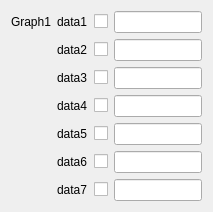
     <widget class="QWidget" name="layoutWidget">
      <property name="geometry">
       <rect>
        <x>580</x>
        <y>30</y>
        <width>213</width>
        <height>199</height>
       </rect>
      </property>
      <layout class="QGridLayout" name="gridLayout_27">
       <item row="0" column="0">
        <widget class="QLabel" name="label_263">
         <property name="text">
          <string>Graph1</string>
         </property>
        </widget>
       </item>
       <item row="0" column="1">
        <widget class="QLabel" name="label_264">
         <property name="text">
          <string>data1</string>
         </property>
        </widget>
       </item>
       <item row="0" column="2">
        <widget class="QCheckBox" name="checkBox_Graph1_data1">
         <property name="text">
          <string/>
         </property>
        </widget>
       </item>
       <item row="0" column="3">
        <widget class="QLineEdit" name="lineEdit_Graph1_data1"/>
       </item>
       <item row="1" column="1">
        <widget class="QLabel" name="label_265">
         <property name="text">
          <string>data2</string>
         </property>
        </widget>
       </item>
       <item row="1" column="2">
        <widget class="QCheckBox" name="checkBox_Graph1_data2">
         <property name="text">
          <string/>
         </property>
        </widget>
       </item>
       <item row="1" column="3">
        <widget class="QLineEdit" name="lineEdit_Graph1_data2"/>
       </item>
       <item row="2" column="1">
        <widget class="QLabel" name="label_266">
         <property name="text">
          <string>data3</string>
         </property>
        </widget>
       </item>
       <item row="2" column="2">
        <widget class="QCheckBox" name="checkBox_Graph1_data3">
         <property name="text">
          <string/>
         </property>
        </widget>
       </item>
       <item row="2" column="3">
        <widget class="QLineEdit" name="lineEdit_Graph1_data3"/>
       </item>
       <item row="3" column="1">
        <widget class="QLabel" name="label_267">
         <property name="text">
          <string>data4</string>
         </property>
        </widget>
       </item>
       <item row="3" column="2">
        <widget class="QCheckBox" name="checkBox_Graph1_data4">
         <property name="text">
          <string/>
         </property>
        </widget>
       </item>
       <item row="3" column="3">
        <widget class="QLineEdit" name="lineEdit_Graph1_data4"/>
       </item>
       <item row="4" column="1">
        <widget class="QLabel" name="label_268">
         <property name="text">
          <string>data5</string>
         </property>
        </widget>
       </item>
       <item row="4" column="2">
        <widget class="QCheckBox" name="checkBox_Graph1_data5">
         <property name="text">
          <string/>
         </property>
        </widget>
       </item>
       <item row="4" column="3">
        <widget class="QLineEdit" name="lineEdit_Graph1_data5"/>
       </item>
       <item row="5" column="1">
        <widget class="QLabel" name="label_269">
         <property name="text">
          <string>data6</string>
         </property>
        </widget>
       </item>
       <item row="5" column="2">
        <widget class="QCheckBox" name="checkBox_Graph1_data6">
         <property name="text">
          <string/>
         </property>
        </widget>
       </item>
       <item row="5" column="3">
        <widget class="QLineEdit" name="lineEdit_Graph1_data6"/>
       </item>
       <item row="6" column="1">
        <widget class="QLabel" name="label_270">
         <property name="text">
          <string>data7</string>
         </property>
        </widget>
       </item>
       <item row="6" column="2">
        <widget class="QCheckBox" name="checkBox_Graph1_data7">
         <property name="text">
          <string/>
         </property>
        </widget>
       </item>
       <item row="6" column="3">
        <widget class="QLineEdit" name="lineEdit_Graph1_data7"/>
       </item>
      </layout>
     </widget>
